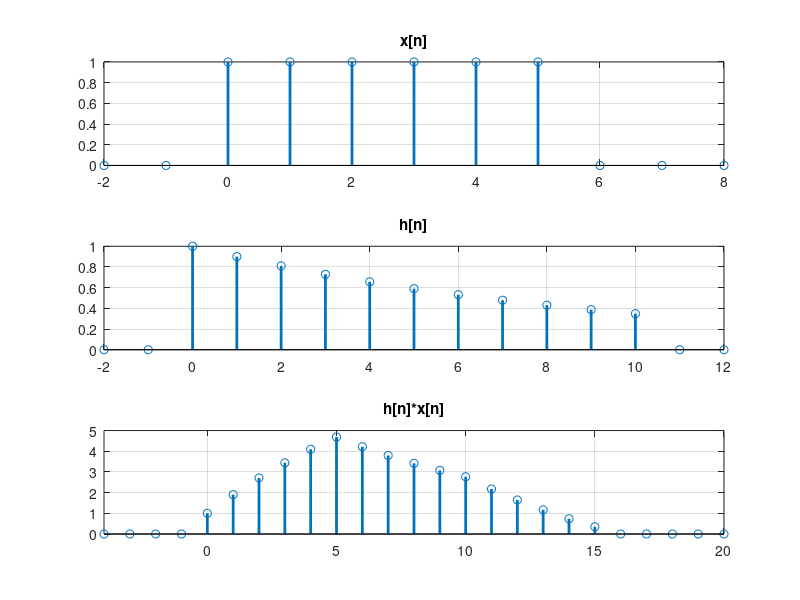

The MATLAB source for this figure:
n1=-2:8;
% x[n]=u[n]-u[n-6]
x=(n1>=0)-((n1-6)>=0);
subplot(3,1,1)
hndl(1)=stem(n1,x);grid
title('x[n]')

n2=-2:12;
alpha =0.9;
% h[n]=alpha^(n).(u[n]-u[n-11])
h=alpha.^(n2).*((n2>=0)-((n2-11)>=0));
subplot(3,1,2)
hndl(2)=stem(n2,h);grid
title('h[n]')

n=n1(1)+n2(1):n1(end)+n2(end);

y=conv(x,h);
subplot(3,1,3)
hndl(3)=stem(n,y);grid
xlim([n(1) n(end)])
title('h[n]*x[n]')
set(hndl,'LineWidth',2)